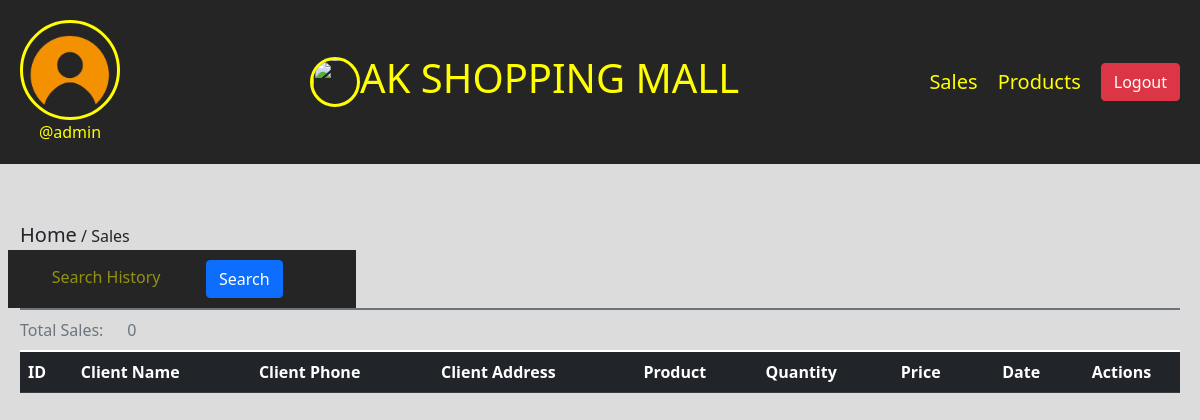
The page /view-sales (signed in) on the database as committed earlier.
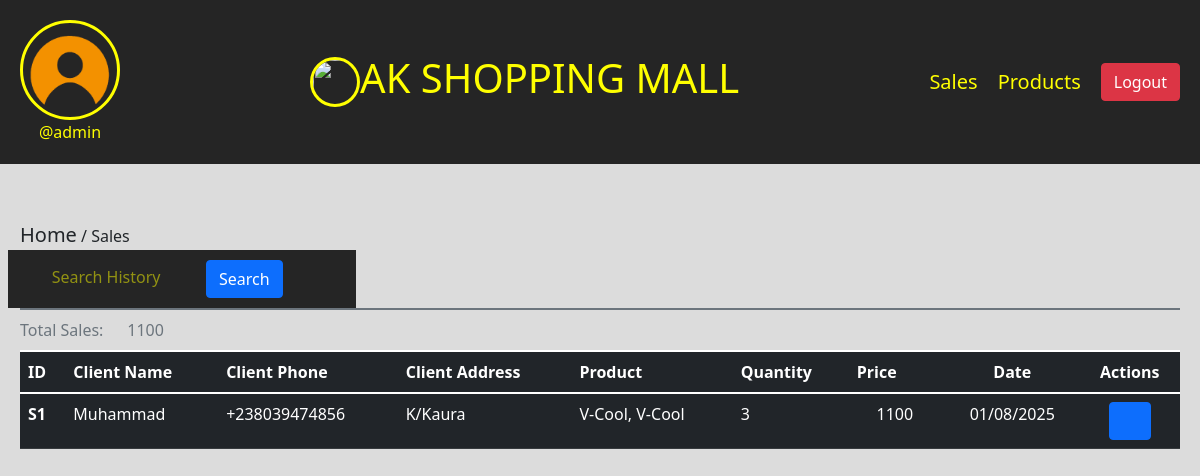
The same page on the database as committed later.
### ims/models.py (models this page shows, shortened)
class Sales(models.Model):
    user = models.CharField(max_length=100, blank=True)
    client_name = models.CharField(max_length=100, blank=True)
    client_phone = models.CharField(max_length=100, blank=True)
    client_address = models.CharField(max_length=100, blank=True)
    products = models.CharField(max_length=100, blank=True)
    total_qtn = models.IntegerField(blank=True)
    total_price = models.IntegerField(blank=True)
    date = models.CharField(max_length=100, blank=True)

### ims/views.py (the view)
# urls.py: path('view-sales', views.view_sales, name='view-sales'),
@login_required(login_url='login')
def view_sales(request):
    user = Profile.objects.get(user=request.user)
    sales = Sales.objects.all()
    sum_a = sum([tran.total_price for tran in sales])
    context = {
        'user':user,
        'sales':sales,
        'sum_a':sum_a,
    }
    return render(request, 'view-sales.html', context)

### templates/view-sales.html (shortened to what this page needs)
{% load static %}
<!DOCTYPE html>
<html lang="en">
<head>
    <link rel="stylesheet" href="../static/bootstrap/css/bootstrap.min.css">
    <link rel="stylesheet" href="../static/lineawesome/css/line-awesome.min.css">
    <link rel="stylesheet" href="../static/fontawesome-free/css/all.min.css">
</head>
<body>
    <div class="nav">
        <div class="header-section">
            <div class="img">
                <img src="{{user.profileimg.url}}" alt="" height="100" width="100" type="button" data-bs-toggle="offcanvas" data-bs-target="#offcanvasScrolling" aria-controls="offcanvasScrolling">
                <br>
                <span>@{{user.user.username}}</span>
            </div>
            <div class="title">
                <img src="{% static 'img/ak-logo.jpg' %}" height="50" width="50">
                <h2>AK SHOPPING MALL</h2>
            </div>
            <div class="tabs">
                <a href="/view-sales">Sales</a>
                <a href="/view-products">Products</a>
                <a href="/logout" class="btn btn-danger">Logout</a>
            </div>
        </div>
    </div>
    <div class="body-section">
        <span><a href="/user-home" class="text-dark">Home</a> / Sales</span>
        <table class="table caption-top table-dark">
            <form action="/sales-search" method="post">
                <div class="row">
                    <div class="icon">
                        <i class="la la-search"></i>
                        <input name="name" list="name" placeholder="Search History">
                        <button class="btn btn-primary">Search</button>
                    </div>
                </div>
            </form>
            <caption>Total Sales: <i class="fa-solid fa-naira-sign"></i> {{sum_a}}</caption>
            <thead>
              <tr>
                <th scope="col">ID</th>
                <th scope="col">Client Name</th>
                <th scope="col">Client Phone</th>
                <th scope="col">Client Address</th>
                <th scope="col">Product</th>
                <th scope="col">Quantity</th>
                <th scope="col">Price</th>
                <th scope="col" class="text-center">Date</th>
                <th scope="col" class="text-center">Actions</th>
              </tr>
            </thead>
            <tbody>
            {% for sale in sales %}
              <tr>
                <th scope="row">S{{sale.id}}</th>
                <td>{{sale.client_name}}</td>
                <td>{{sale.client_phone}}</td>
                <td>{{sale.client_address}}</td>
                <td>{{sale.products}}</td>
                <td>{{sale.total_qtn}}</td>
                <td><i class="fa-solid fa-naira-sign"></i> {{sale.total_price}}</td>
                <td class="text-center">{{sale.date}}</td>
                <td class="text-center">
                    <a href="/invoice/{{sale.id}}" class="btn btn-primary"><i class="la la-print"></i></a>
                </td>
              {% endfor %}
            </tbody>
          </table>
    </div>
</body>
</html>

Rows that differ between the two databases and show on the page:
added Sales: id "1", client_name "Muhammad", client_phone "+238039474856", client_address "K/Kaura", products "V-Cool, V-Cool", total_qtn "3", total_price "1100", date "01/08/2025"
Other text that changed with them:
{{ sum_a }}: "0" → "1100"
